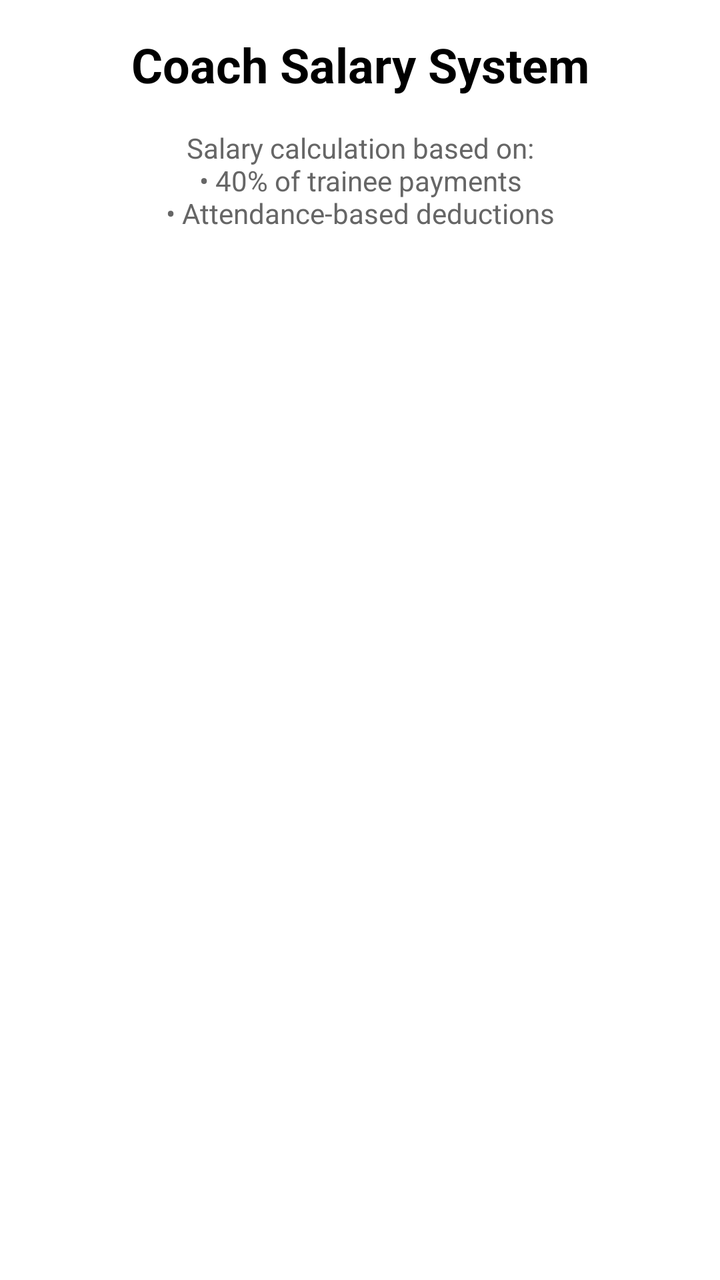
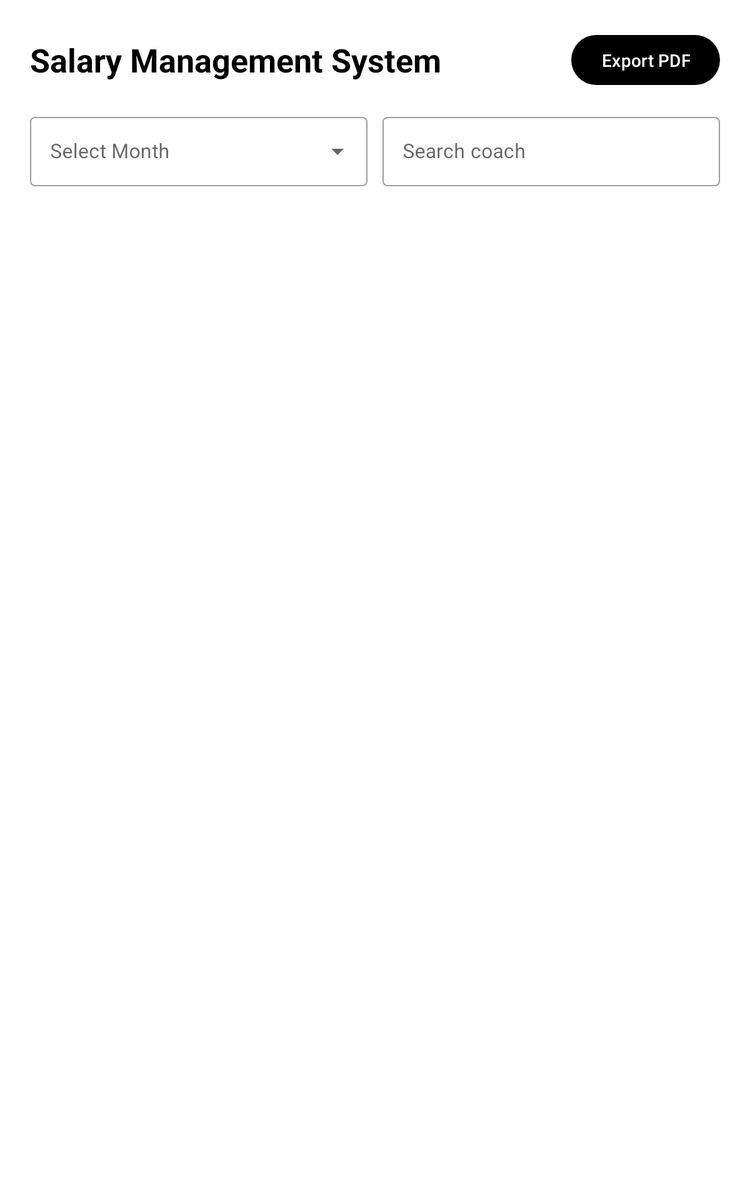

First picture: res/layout/ on a phone held upright. Second picture: the repository's own variant of that layout, on a device whose configuration matches the variant's folder. Source for both follows.
<!-- AndroidManifest.xml: application theme Theme.Double_dot_demo -->
<!-- res/layout/fragment_salary.xml -->
<?xml version="1.0" encoding="utf-8"?>
<LinearLayout xmlns:android="http://schemas.android.com/apk/res/android"
    android:layout_width="match_parent"
    android:layout_height="match_parent"
    android:orientation="vertical"
    android:padding="16dp">

    
    <TextView
        android:layout_width="match_parent"
        android:layout_height="wrap_content"
        android:text="Coach Salary System"
        android:textSize="24sp"
        android:textStyle="bold"
        android:textColor="@color/black"
        android:gravity="center"
        android:layout_marginBottom="16dp" />

    
    <TextView
        android:layout_width="match_parent"
        android:layout_height="wrap_content"
        android:text="Salary calculation based on:\n• 40% of trainee payments\n• Attendance-based deductions"
        android:textSize="14sp"
        android:textColor="@color/text_secondary_light"
        android:gravity="center"
        android:layout_marginBottom="16dp" />

    
    <androidx.recyclerview.widget.RecyclerView
        android:id="@+id/recyclerView"
        android:layout_width="match_parent"
        android:layout_height="0dp"
        android:layout_weight="1" />

    
    <TextView
        android:id="@+id/tvNoCoaches"
        android:layout_width="match_parent"
        android:layout_height="wrap_content"
        android:text="No coaches found"
        android:textSize="16sp"
        android:textColor="@color/text_secondary_light"
        android:gravity="center"
        android:visibility="gone" />

</LinearLayout>
<!-- resources referenced by this layout -->
<resources>
  <color name="black">#000000</color>
  <color name="text_secondary_light">#666666</color>
  <style name="Theme.Double_dot_demo" parent="Theme.Material3.DayNight.NoActionBar">
          
          <item name="colorPrimary">@color/primary_light</item>
          <item name="colorPrimaryVariant">@color/primary_light</item>
          <item name="colorOnPrimary">@color/white</item>
          
          <item name="colorSecondary">@color/secondary_light</item>
          <item name="colorSecondaryVariant">@color/secondary_light</item>
          <item name="colorOnSecondary">@color/black</item>
          
          <item name="android:statusBarColor">?attr/colorPrimaryVariant</item>
          
          <item name="android:colorBackground">@color/background_light</item>
          <item name="colorSurface">@color/surface_light</item>
          <item name="colorSurfaceVariant">@color/surface_variant_light</item>
          <item name="colorOnSurface">@color/on_surface_light</item>
          <item name="colorOnSurfaceVariant">@color/text_secondary_light</item>
          <item name="colorOutline">@color/divider_light</item>
          
          <item name="android:textColorPrimary">@color/text_primary_light</item>
          <item name="android:textColorSecondary">@color/text_secondary_light</item>
          
          <item name="colorPrimaryContainer">@color/surface_light</item>
          <item name="colorOnPrimaryContainer">@color/text_primary_light</item>
          <item name="colorSecondaryContainer">@color/surface_variant_light</item>
          <item name="colorOnSecondaryContainer">@color/text_primary_light</item>
          <item name="colorTertiary">@color/accent_light</item>
          <item name="colorOnTertiary">@color/white</item>
          <item name="colorTertiaryContainer">@color/surface_variant_light</item>
          <item name="colorOnTertiaryContainer">@color/text_primary_light</item>
          <item name="colorSurfaceBright">@color/surface_light</item>
          <item name="colorSurfaceDim">@color/surface_variant_light</item>
          <item name="colorSurfaceContainer">@color/surface_light</item>
          <item name="colorSurfaceContainerHigh">@color/surface_light</item>
          <item name="colorSurfaceContainerHighest">@color/surface_light</item>
          <item name="colorSurfaceContainerLow">@color/surface_variant_light</item>
          <item name="colorSurfaceContainerLowest">@color/background_light</item>
          <item name="colorOutlineVariant">@color/divider_light</item>
      </style>
  <color name="primary_light">#000000</color>
  <color name="white">#FFFFFF</color>
  <color name="secondary_light">#333333</color>
  <color name="background_light">#FFFFFF</color>
  <color name="surface_light">#FFFFFF</color>
  <color name="surface_variant_light">#F5F5F5</color>
  <color name="on_surface_light">#000000</color>
  <color name="divider_light">#E0E0E0</color>
  <color name="text_primary_light">#000000</color>
  <color name="accent_light">#666666</color>
</resources>
<!-- res/layout-sw600dp/fragment_salary.xml (the repository's variant of the layout above) -->
<!-- drawn on a 7-inch tablet held upright -->
<?xml version="1.0" encoding="utf-8"?>
<LinearLayout xmlns:android="http://schemas.android.com/apk/res/android"
    xmlns:app="http://schemas.android.com/apk/res-auto"
    android:layout_width="match_parent"
    android:layout_height="match_parent"
    android:orientation="vertical"
    android:padding="24dp">

    
    <LinearLayout
        android:layout_width="match_parent"
        android:layout_height="wrap_content"
        android:orientation="horizontal"
        android:gravity="center_vertical"
        android:layout_marginBottom="16dp">

        <TextView
            android:layout_width="0dp"
            android:layout_height="wrap_content"
            android:layout_weight="1"
            android:text="Salary Management System"
            android:textSize="26sp"
            android:textStyle="bold"
            android:textColor="?attr/colorOnSurface" />

        <Button
            android:id="@+id/btnExportPdf"
            android:layout_width="wrap_content"
            android:layout_height="wrap_content"
            android:text="Export PDF" />
    </LinearLayout>

    
    <LinearLayout
        android:layout_width="match_parent"
        android:layout_height="wrap_content"
        android:orientation="horizontal"
        android:gravity="center_vertical"
        android:layout_marginBottom="16dp">

        <com.google.android.material.textfield.TextInputLayout
            android:id="@+id/tilMonth"
            style="@style/Widget.MaterialComponents.TextInputLayout.OutlinedBox.ExposedDropdownMenu"
            android:layout_width="0dp"
            android:layout_height="wrap_content"
            android:layout_weight="1"
            android:hint="Select Month">

            <AutoCompleteTextView
                android:id="@+id/actvMonth"
                android:layout_width="match_parent"
                android:layout_height="wrap_content"
                android:inputType="none" />
        </com.google.android.material.textfield.TextInputLayout>

        <com.google.android.material.textfield.TextInputLayout
            android:id="@+id/tilSearch"
            style="@style/Widget.MaterialComponents.TextInputLayout.OutlinedBox"
            android:layout_width="0dp"
            android:layout_height="wrap_content"
            android:layout_weight="1"
            android:layout_marginStart="12dp"
            android:hint="Search coach">

            <com.google.android.material.textfield.TextInputEditText
                android:id="@+id/etSearch"
                android:layout_width="match_parent"
                android:layout_height="wrap_content"
                android:imeOptions="actionDone"
                android:singleLine="true" />
        </com.google.android.material.textfield.TextInputLayout>
    </LinearLayout>

    <androidx.recyclerview.widget.RecyclerView
        android:id="@+id/recyclerViewSalaries"
        android:layout_width="match_parent"
        android:layout_height="0dp"
        android:layout_weight="1" />

    <TextView
        android:id="@+id/tvNoSalaries"
        android:layout_width="match_parent"
        android:layout_height="wrap_content"
        android:text="No salary data available"
        android:textSize="18sp"
        android:textColor="?attr/colorOnSurfaceVariant"
        android:gravity="center"
        android:visibility="gone"
        android:layout_marginTop="8dp" />

</LinearLayout>
<!-- resources referenced by the variant -->
<!-- as a 7-inch tablet held upright resolves them -->
<resources>
  <style name="Theme.Double_dot_demo" parent="Theme.Material3.DayNight.NoActionBar">
          
          <item name="colorPrimary">@color/primary_light</item>
          <item name="colorPrimaryVariant">@color/primary_light</item>
          <item name="colorOnPrimary">@color/white</item>
          
          <item name="colorSecondary">@color/secondary_light</item>
          <item name="colorSecondaryVariant">@color/secondary_light</item>
          <item name="colorOnSecondary">@color/black</item>
          
          <item name="android:statusBarColor">?attr/colorPrimaryVariant</item>
          
          <item name="android:colorBackground">@color/background_light</item>
          <item name="colorSurface">@color/surface_light</item>
          <item name="colorSurfaceVariant">@color/surface_variant_light</item>
          <item name="colorOnSurface">@color/on_surface_light</item>
          <item name="colorOnSurfaceVariant">@color/text_secondary_light</item>
          <item name="colorOutline">@color/divider_light</item>
          
          <item name="android:textColorPrimary">@color/text_primary_light</item>
          <item name="android:textColorSecondary">@color/text_secondary_light</item>
          
          <item name="colorPrimaryContainer">@color/surface_light</item>
          <item name="colorOnPrimaryContainer">@color/text_primary_light</item>
          <item name="colorSecondaryContainer">@color/surface_variant_light</item>
          <item name="colorOnSecondaryContainer">@color/text_primary_light</item>
          <item name="colorTertiary">@color/accent_light</item>
          <item name="colorOnTertiary">@color/white</item>
          <item name="colorTertiaryContainer">@color/surface_variant_light</item>
          <item name="colorOnTertiaryContainer">@color/text_primary_light</item>
          <item name="colorSurfaceBright">@color/surface_light</item>
          <item name="colorSurfaceDim">@color/surface_variant_light</item>
          <item name="colorSurfaceContainer">@color/surface_light</item>
          <item name="colorSurfaceContainerHigh">@color/surface_light</item>
          <item name="colorSurfaceContainerHighest">@color/surface_light</item>
          <item name="colorSurfaceContainerLow">@color/surface_variant_light</item>
          <item name="colorSurfaceContainerLowest">@color/background_light</item>
          <item name="colorOutlineVariant">@color/divider_light</item>
      </style>
  <color name="primary_light">#000000</color>
  <color name="white">#FFFFFF</color>
  <color name="secondary_light">#333333</color>
  <color name="black">#000000</color>
  <color name="background_light">#FFFFFF</color>
  <color name="surface_light">#FFFFFF</color>
  <color name="surface_variant_light">#F5F5F5</color>
  <color name="on_surface_light">#000000</color>
  <color name="text_secondary_light">#666666</color>
  <color name="divider_light">#E0E0E0</color>
  <color name="text_primary_light">#000000</color>
  <color name="accent_light">#666666</color>
</resources>
